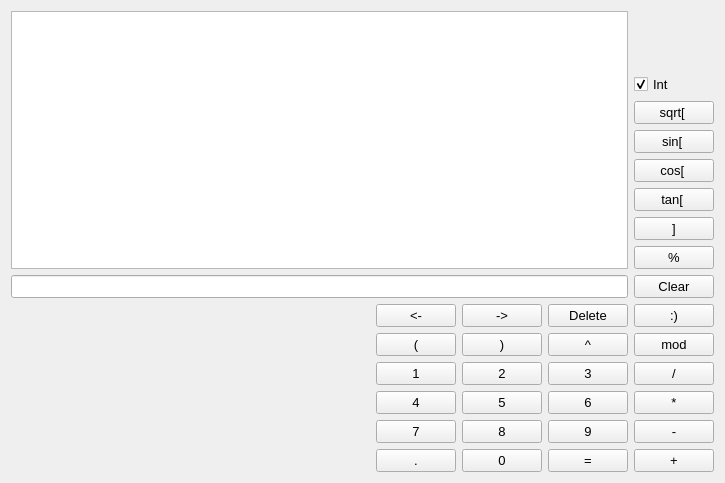
      <widget class="QWidget" name="tabCalc">
       <property name="sizePolicy">
        <sizepolicy hsizetype="Preferred" vsizetype="Preferred">
         <horstretch>0</horstretch>
         <verstretch>0</verstretch>
        </sizepolicy>
       </property>
       <attribute name="title">
        <string>Calculator</string>
       </attribute>
       <layout class="QGridLayout" name="gridLayout_7">
        <item row="0" column="0">
         <widget class="QWidget" name="widgetTextBoxes" native="true">
          <property name="sizePolicy">
           <sizepolicy hsizetype="Minimum" vsizetype="Preferred">
            <horstretch>0</horstretch>
            <verstretch>0</verstretch>
           </sizepolicy>
          </property>
          <property name="minimumSize">
           <size>
            <width>10</width>
            <height>0</height>
           </size>
          </property>
          <layout class="QGridLayout" name="gridLayout_5">
           <property name="leftMargin">
            <number>0</number>
           </property>
           <property name="topMargin">
            <number>0</number>
           </property>
           <property name="rightMargin">
            <number>0</number>
           </property>
           <property name="bottomMargin">
            <number>0</number>
           </property>
           <item row="0" column="0">
            <widget class="QTextEdit" name="textBox_calc">
             <property name="sizePolicy">
              <sizepolicy hsizetype="Minimum" vsizetype="Expanding">
               <horstretch>0</horstretch>
               <verstretch>0</verstretch>
              </sizepolicy>
             </property>
             <property name="minimumSize">
              <size>
               <width>10</width>
               <height>0</height>
              </size>
             </property>
             <property name="font">
              <font>
               <family>Courier</family>
               <pointsize>10</pointsize>
              </font>
             </property>
             <property name="readOnly">
              <bool>true</bool>
             </property>
            </widget>
           </item>
           <item row="1" column="0">
            <widget class="QLineEdit" name="lineEdit_calc">
             <property name="sizePolicy">
              <sizepolicy hsizetype="Minimum" vsizetype="Fixed">
               <horstretch>0</horstretch>
               <verstretch>0</verstretch>
              </sizepolicy>
             </property>
             <property name="minimumSize">
              <size>
               <width>10</width>
               <height>0</height>
              </size>
             </property>
             <property name="font">
              <font>
               <family>Courier</family>
               <pointsize>10</pointsize>
               <kerning>true</kerning>
              </font>
             </property>
            </widget>
           </item>
          </layout>
         </widget>
        </item>
        <item row="0" column="1">
         <widget class="QWidget" name="widgetOpButtons" native="true">
          <property name="sizePolicy">
           <sizepolicy hsizetype="Fixed" vsizetype="Preferred">
            <horstretch>0</horstretch>
            <verstretch>0</verstretch>
           </sizepolicy>
          </property>
          <layout class="QGridLayout" name="gridLayout_4">
           <property name="sizeConstraint">
            <enum>QLayout::SetDefaultConstraint</enum>
           </property>
           <property name="leftMargin">
            <number>0</number>
           </property>
           <property name="topMargin">
            <number>0</number>
           </property>
           <property name="rightMargin">
            <number>0</number>
           </property>
           <property name="bottomMargin">
            <number>0</number>
           </property>
           <item row="4" column="0">
            <widget class="QPushButton" name="cos_bt">
             <property name="maximumSize">
              <size>
               <width>100</width>
               <height>16777215</height>
              </size>
             </property>
             <property name="font">
              <font>
               <pointsize>10</pointsize>
              </font>
             </property>
             <property name="text">
              <string>cos[ </string>
             </property>
            </widget>
           </item>
           <item row="5" column="0">
            <widget class="QPushButton" name="tan_bt">
             <property name="maximumSize">
              <size>
               <width>100</width>
               <height>16777215</height>
              </size>
             </property>
             <property name="font">
              <font>
               <pointsize>10</pointsize>
              </font>
             </property>
             <property name="text">
              <string>tan[ </string>
             </property>
            </widget>
           </item>
           <item row="3" column="0">
            <widget class="QPushButton" name="sin_bt">
             <property name="maximumSize">
              <size>
               <width>100</width>
               <height>16777215</height>
              </size>
             </property>
             <property name="font">
              <font>
               <pointsize>10</pointsize>
              </font>
             </property>
             <property name="text">
              <string>sin[ </string>
             </property>
            </widget>
           </item>
           <item row="1" column="0">
            <widget class="QCheckBox" name="checkBox_Integer">
             <property name="sizePolicy">
              <sizepolicy hsizetype="Minimum" vsizetype="Fixed">
               <horstretch>0</horstretch>
               <verstretch>0</verstretch>
              </sizepolicy>
             </property>
             <property name="font">
              <font>
               <pointsize>10</pointsize>
              </font>
             </property>
             <property name="text">
              <string>Int</string>
             </property>
             <property name="checked">
              <bool>true</bool>
             </property>
            </widget>
           </item>
           <item row="2" column="0">
            <widget class="QPushButton" name="sqrt_bt">
             <property name="maximumSize">
              <size>
               <width>100</width>
               <height>16777215</height>
              </size>
             </property>
             <property name="font">
              <font>
               <pointsize>10</pointsize>
              </font>
             </property>
             <property name="text">
              <string>sqrt[ </string>
             </property>
            </widget>
           </item>
           <item row="6" column="0">
            <widget class="QPushButton" name="bracket_bt">
             <property name="maximumSize">
              <size>
               <width>100</width>
               <height>16777215</height>
              </size>
             </property>
             <property name="font">
              <font>
               <pointsize>10</pointsize>
              </font>
             </property>
             <property name="text">
              <string> ] </string>
             </property>
            </widget>
           </item>
           <item row="7" column="0">
            <widget class="QPushButton" name="percent_bt">
             <property name="maximumSize">
              <size>
               <width>100</width>
               <height>16777215</height>
              </size>
             </property>
             <property name="font">
              <font>
               <pointsize>10</pointsize>
              </font>
             </property>
             <property name="text">
              <string> % </string>
             </property>
            </widget>
           </item>
           <item row="8" column="0">
            <widget class="QPushButton" name="clear_bt">
             <property name="maximumSize">
              <size>
               <width>100</width>
               <height>16777215</height>
              </size>
             </property>
             <property name="font">
              <font>
               <pointsize>10</pointsize>
              </font>
             </property>
             <property name="text">
              <string>Clear</string>
             </property>
            </widget>
           </item>
           <item row="0" column="0">
            <spacer name="verticalSpacer">
             <property name="orientation">
              <enum>Qt::Vertical</enum>
             </property>
             <property name="sizeType">
              <enum>QSizePolicy::Expanding</enum>
             </property>
             <property name="sizeHint" stdset="0">
              <size>
               <width>20</width>
               <height>63</height>
              </size>
             </property>
            </spacer>
           </item>
          </layout>
         </widget>
        </item>
        <item row="1" column="0" colspan="2">
         <layout class="QGridLayout" name="gridLayout_6">
          <property name="spacing">
           <number>0</number>
          </property>
          <item row="0" column="0">
           <spacer name="horizontalSpacer_2">
            <property name="orientation">
             <enum>Qt::Horizontal</enum>
            </property>
            <property name="sizeType">
             <enum>QSizePolicy::Expanding</enum>
            </property>
            <property name="sizeHint" stdset="0">
             <size>
              <width>365</width>
              <height>20</height>
             </size>
            </property>
           </spacer>
          </item>
          <item row="0" column="1">
           <widget class="QWidget" name="widgetNumButtons" native="true">
            <property name="sizePolicy">
             <sizepolicy hsizetype="Preferred" vsizetype="Fixed">
              <horstretch>0</horstretch>
              <verstretch>0</verstretch>
             </sizepolicy>
            </property>
            <property name="layoutDirection">
             <enum>Qt::LeftToRight</enum>
            </property>
            <layout class="QGridLayout" name="gridLayout_2">
             <property name="sizeConstraint">
              <enum>QLayout::SetDefaultConstraint</enum>
             </property>
             <property name="leftMargin">
              <number>0</number>
             </property>
             <property name="topMargin">
              <number>0</number>
             </property>
             <property name="rightMargin">
              <number>0</number>
             </property>
             <property name="bottomMargin">
              <number>0</number>
             </property>
             <property name="horizontalSpacing">
              <number>6</number>
             </property>
             <item row="0" column="0">
              <widget class="QPushButton" name="left_bt">
               <property name="sizePolicy">
                <sizepolicy hsizetype="Fixed" vsizetype="Fixed">
                 <horstretch>0</horstretch>
                 <verstretch>0</verstretch>
                </sizepolicy>
               </property>
               <property name="maximumSize">
                <size>
                 <width>100</width>
                 <height>16777215</height>
                </size>
               </property>
               <property name="font">
                <font>
                 <pointsize>10</pointsize>
                </font>
               </property>
               <property name="text">
                <string>&lt;-</string>
               </property>
              </widget>
             </item>
             <item row="0" column="1">
              <widget class="QPushButton" name="right_bt">
               <property name="sizePolicy">
                <sizepolicy hsizetype="Fixed" vsizetype="Fixed">
                 <horstretch>0</horstretch>
                 <verstretch>0</verstretch>
                </sizepolicy>
               </property>
               <property name="maximumSize">
                <size>
                 <width>100</width>
                 <height>16777215</height>
                </size>
               </property>
               <property name="font">
                <font>
                 <pointsize>10</pointsize>
                </font>
               </property>
               <property name="text">
                <string>-&gt;</string>
               </property>
              </widget>
             </item>
             <item row="0" column="2">
              <widget class="QPushButton" name="del_bt">
               <property name="sizePolicy">
                <sizepolicy hsizetype="Fixed" vsizetype="Fixed">
                 <horstretch>0</horstretch>
                 <verstretch>0</verstretch>
                </sizepolicy>
               </property>
               <property name="maximumSize">
                <size>
                 <width>100</width>
                 <height>16777215</height>
                </size>
               </property>
               <property name="font">
                <font>
                 <pointsize>10</pointsize>
                </font>
               </property>
               <property name="text">
                <string>Delete</string>
               </property>
              </widget>
             </item>
             <item row="0" column="3">
              <widget class="QPushButton" name="pushButton">
               <property name="sizePolicy">
                <sizepolicy hsizetype="Fixed" vsizetype="Fixed">
                 <horstretch>0</horstretch>
                 <verstretch>0</verstretch>
                </sizepolicy>
               </property>
               <property name="maximumSize">
                <size>
                 <width>100</width>
                 <height>16777215</height>
                </size>
               </property>
               <property name="font">
                <font>
                 <pointsize>10</pointsize>
                </font>
               </property>
               <property name="text">
                <string>:)</string>
               </property>
              </widget>
             </item>
             <item row="1" column="0">
              <widget class="QPushButton" name="open_bt">
               <property name="sizePolicy">
                <sizepolicy hsizetype="Fixed" vsizetype="Fixed">
                 <horstretch>0</horstretch>
                 <verstretch>0</verstretch>
                </sizepolicy>
               </property>
               <property name="maximumSize">
                <size>
                 <width>100</width>
                 <height>16777215</height>
                </size>
               </property>
               <property name="font">
                <font>
                 <pointsize>10</pointsize>
                </font>
               </property>
               <property name="text">
                <string> ( </string>
               </property>
              </widget>
             </item>
             <item row="1" column="1">
              <widget class="QPushButton" name="close_bt">
               <property name="sizePolicy">
                <sizepolicy hsizetype="Fixed" vsizetype="Fixed">
                 <horstretch>0</horstretch>
                 <verstretch>0</verstretch>
                </sizepolicy>
               </property>
               <property name="maximumSize">
                <size>
                 <width>100</width>
                 <height>16777215</height>
                </size>
               </property>
               <property name="font">
                <font>
                 <pointsize>10</pointsize>
                </font>
               </property>
               <property name="text">
                <string> ) </string>
               </property>
              </widget>
             </item>
             <item row="1" column="2">
              <widget class="QPushButton" name="carrot_bt">
               <property name="sizePolicy">
                <sizepolicy hsizetype="Fixed" vsizetype="Fixed">
                 <horstretch>0</horstretch>
                 <verstretch>0</verstretch>
                </sizepolicy>
               </property>
               <property name="maximumSize">
                <size>
                 <width>100</width>
                 <height>16777215</height>
                </size>
               </property>
               <property name="font">
                <font>
                 <pointsize>10</pointsize>
                </font>
               </property>
               <property name="text">
                <string> ^ </string>
               </property>
              </widget>
             </item>
             <item row="1" column="3">
              <widget class="QPushButton" name="mod_bt">
               <property name="sizePolicy">
                <sizepolicy hsizetype="Fixed" vsizetype="Fixed">
                 <horstretch>0</horstretch>
                 <verstretch>0</verstretch>
                </sizepolicy>
               </property>
               <property name="maximumSize">
                <size>
                 <width>100</width>
                 <height>16777215</height>
                </size>
               </property>
               <property name="font">
                <font>
                 <pointsize>10</pointsize>
                </font>
               </property>
               <property name="text">
                <string> mod </string>
               </property>
              </widget>
             </item>
             <item row="2" column="0">
              <widget class="QPushButton" name="one_bt">
               <property name="sizePolicy">
                <sizepolicy hsizetype="Fixed" vsizetype="Fixed">
                 <horstretch>0</horstretch>
                 <verstretch>0</verstretch>
                </sizepolicy>
               </property>
               <property name="maximumSize">
                <size>
                 <width>100</width>
                 <height>16777215</height>
                </size>
               </property>
               <property name="font">
                <font>
                 <pointsize>10</pointsize>
                </font>
               </property>
               <property name="text">
                <string>1</string>
               </property>
              </widget>
             </item>
             <item row="2" column="1">
              <widget class="QPushButton" name="two_bt">
               <property name="sizePolicy">
                <sizepolicy hsizetype="Fixed" vsizetype="Fixed">
                 <horstretch>0</horstretch>
                 <verstretch>0</verstretch>
                </sizepolicy>
               </property>
               <property name="maximumSize">
                <size>
                 <width>100</width>
                 <height>16777215</height>
                </size>
               </property>
               <property name="font">
                <font>
                 <pointsize>10</pointsize>
                </font>
               </property>
               <property name="text">
                <string>2</string>
               </property>
              </widget>
             </item>
             <item row="2" column="2">
              <widget class="QPushButton" name="three_bt">
               <property name="sizePolicy">
                <sizepolicy hsizetype="Fixed" vsizetype="Fixed">
                 <horstretch>0</horstretch>
                 <verstretch>0</verstretch>
                </sizepolicy>
               </property>
               <property name="maximumSize">
                <size>
                 <width>100</width>
                 <height>16777215</height>
                </size>
               </property>
               <property name="font">
                <font>
                 <pointsize>10</pointsize>
                </font>
               </property>
               <property name="text">
                <string>3</string>
               </property>
              </widget>
             </item>
             <item row="2" column="3">
              <widget class="QPushButton" name="divide_bt">
               <property name="sizePolicy">
                <sizepolicy hsizetype="Fixed" vsizetype="Fixed">
                 <horstretch>0</horstretch>
                 <verstretch>0</verstretch>
                </sizepolicy>
               </property>
               <property name="maximumSize">
                <size>
                 <width>100</width>
                 <height>16777215</height>
                </size>
               </property>
               <property name="font">
                <font>
                 <pointsize>10</pointsize>
                </font>
               </property>
               <property name="text">
                <string> / </string>
               </property>
              </widget>
             </item>
             <item row="3" column="0">
              <widget class="QPushButton" name="four_bt">
               <property name="sizePolicy">
                <sizepolicy hsizetype="Fixed" vsizetype="Fixed">
                 <horstretch>0</horstretch>
                 <verstretch>0</verstretch>
                </sizepolicy>
               </property>
               <property name="maximumSize">
                <size>
                 <width>100</width>
                 <height>16777215</height>
                </size>
               </property>
               <property name="font">
                <font>
                 <pointsize>10</pointsize>
                </font>
               </property>
               <property name="text">
                <string>4</string>
               </property>
              </widget>
             </item>
             <item row="3" column="1">
              <widget class="QPushButton" name="five_bt">
               <property name="sizePolicy">
                <sizepolicy hsizetype="Fixed" vsizetype="Fixed">
                 <horstretch>0</horstretch>
                 <verstretch>0</verstretch>
                </sizepolicy>
               </property>
               <property name="maximumSize">
                <size>
                 <width>100</width>
                 <height>16777215</height>
                </size>
               </property>
               <property name="font">
                <font>
                 <pointsize>10</pointsize>
                </font>
               </property>
               <property name="text">
                <string>5</string>
               </property>
              </widget>
             </item>
             <item row="3" column="2">
              <widget class="QPushButton" name="six_bt">
               <property name="sizePolicy">
                <sizepolicy hsizetype="Fixed" vsizetype="Fixed">
                 <horstretch>0</horstretch>
                 <verstretch>0</verstretch>
                </sizepolicy>
               </property>
               <property name="maximumSize">
                <size>
                 <width>100</width>
                 <height>16777215</height>
                </size>
               </property>
               <property name="font">
                <font>
                 <pointsize>10</pointsize>
                </font>
               </property>
               <property name="text">
                <string>6</string>
               </property>
              </widget>
             </item>
             <item row="3" column="3">
              <widget class="QPushButton" name="multiply_bt">
               <property name="sizePolicy">
                <sizepolicy hsizetype="Fixed" vsizetype="Fixed">
                 <horstretch>0</horstretch>
                 <verstretch>0</verstretch>
                </sizepolicy>
               </property>
               <property name="maximumSize">
                <size>
                 <width>100</width>
                 <height>16777215</height>
                </size>
               </property>
               <property name="font">
                <font>
                 <pointsize>10</pointsize>
                </font>
               </property>
               <property name="text">
                <string> * </string>
               </property>
              </widget>
             </item>
             <item row="4" column="0">
              <widget class="QPushButton" name="seven_bt">
               <property name="sizePolicy">
                <sizepolicy hsizetype="Fixed" vsizetype="Fixed">
                 <horstretch>0</horstretch>
                 <verstretch>0</verstretch>
                </sizepolicy>
               </property>
               <property name="maximumSize">
                <size>
                 <width>100</width>
                 <height>16777215</height>
                </size>
               </property>
               <property name="font">
                <font>
                 <pointsize>10</pointsize>
                </font>
               </property>
               <property name="text">
                <string>7</string>
               </property>
              </widget>
             </item>
             <item row="4" column="1">
              <widget class="QPushButton" name="eight_bt">
               <property name="sizePolicy">
                <sizepolicy hsizetype="Fixed" vsizetype="Fixed">
                 <horstretch>0</horstretch>
                 <verstretch>0</verstretch>
                </sizepolicy>
               </property>
               <property name="maximumSize">
                <size>
                 <width>100</width>
                 <height>16777215</height>
                </size>
               </property>
               <property name="font">
                <font>
                 <pointsize>10</pointsize>
                </font>
               </property>
               <property name="text">
                <string>8</string>
               </property>
              </widget>
             </item>
             <item row="4" column="2">
              <widget class="QPushButton" name="nine_bt">
               <property name="sizePolicy">
                <sizepolicy hsizetype="Fixed" vsizetype="Fixed">
                 <horstretch>0</horstretch>
                 <verstretch>0</verstretch>
                </sizepolicy>
               </property>
               <property name="maximumSize">
                <size>
                 <width>100</width>
                 <height>16777215</height>
                </size>
               </property>
               <property name="font">
                <font>
                 <pointsize>10</pointsize>
                </font>
               </property>
               <property name="text">
                <string>9</string>
               </property>
              </widget>
             </item>
             <item row="4" column="3">
              <widget class="QPushButton" name="sub_bt">
               <property name="sizePolicy">
                <sizepolicy hsizetype="Fixed" vsizetype="Fixed">
                 <horstretch>0</horstretch>
                 <verstretch>0</verstretch>
                </sizepolicy>
               </property>
               <property name="maximumSize">
                <size>
                 <width>100</width>
                 <height>16777215</height>
                </size>
               </property>
               <property name="font">
                <font>
                 <pointsize>10</pointsize>
                </font>
               </property>
               <property name="text">
                <string> - </string>
               </property>
              </widget>
             </item>
             <item row="5" column="0">
              <widget class="QPushButton" name="decimal_bt">
               <property name="sizePolicy">
                <sizepolicy hsizetype="Fixed" vsizetype="Fixed">
                 <horstretch>0</horstretch>
                 <verstretch>0</verstretch>
                </sizepolicy>
               </property>
               <property name="maximumSize">
                <size>
                 <width>100</width>
                 <height>16777215</height>
                </size>
               </property>
               <property name="font">
                <font>
                 <pointsize>10</pointsize>
                </font>
               </property>
               <property name="text">
                <string>.</string>
               </property>
              </widget>
             </item>
             <item row="5" column="1">
              <widget class="QPushButton" name="zero_bt">
               <property name="sizePolicy">
                <sizepolicy hsizetype="Fixed" vsizetype="Fixed">
                 <horstretch>0</horstretch>
                 <verstretch>0</verstretch>
                </sizepolicy>
               </property>
               <property name="maximumSize">
                <size>
                 <width>100</width>
                 <height>16777215</height>
                </size>
               </property>
               <property name="font">
                <font>
                 <pointsize>10</pointsize>
                </font>
               </property>
               <property name="text">
                <string>0</string>
               </property>
              </widget>
             </item>
             <item row="5" column="2">
              <widget class="QPushButton" name="equals_bt">
               <property name="sizePolicy">
                <sizepolicy hsizetype="Fixed" vsizetype="Fixed">
                 <horstretch>0</horstretch>
                 <verstretch>0</verstretch>
                </sizepolicy>
               </property>
               <property name="maximumSize">
                <size>
                 <width>100</width>
                 <height>16777215</height>
                </size>
               </property>
               <property name="font">
                <font>
                 <pointsize>10</pointsize>
                </font>
               </property>
               <property name="text">
                <string>=</string>
               </property>
              </widget>
             </item>
             <item row="5" column="3">
              <widget class="QPushButton" name="add_bt">
               <property name="sizePolicy">
                <sizepolicy hsizetype="Fixed" vsizetype="Fixed">
                 <horstretch>0</horstretch>
                 <verstretch>0</verstretch>
                </sizepolicy>
               </property>
               <property name="maximumSize">
                <size>
                 <width>100</width>
                 <height>16777215</height>
                </size>
               </property>
               <property name="font">
                <font>
                 <pointsize>10</pointsize>
                </font>
               </property>
               <property name="text">
                <string> + </string>
               </property>
              </widget>
             </item>
            </layout>
           </widget>
          </item>
         </layout>
        </item>
       </layout>
       <zorder>widgetNumButtons</zorder>
       <zorder>widgetOpButtons</zorder>
       <zorder>widgetTextBoxes</zorder>
       <zorder>horizontalSpacer_2</zorder>
      </widget>
